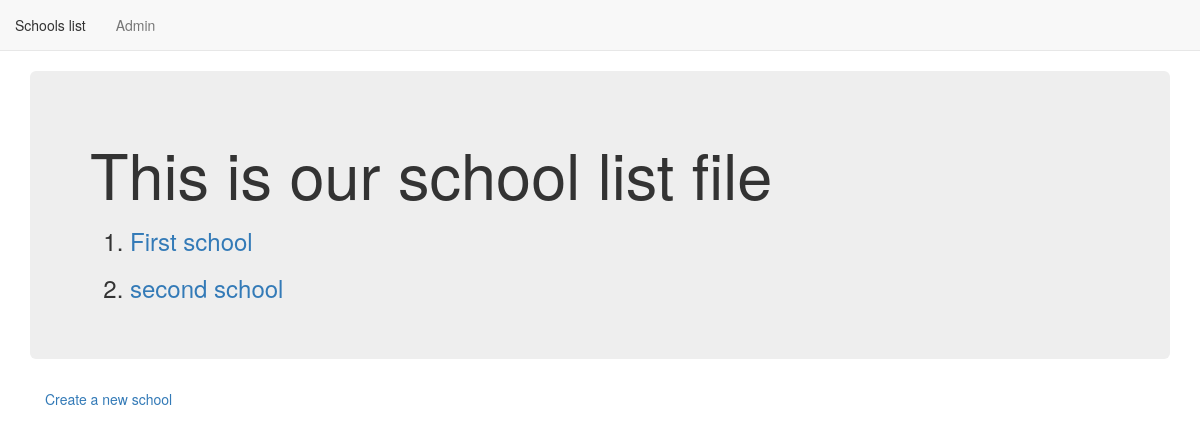
The app's page /basic_app/, older data.
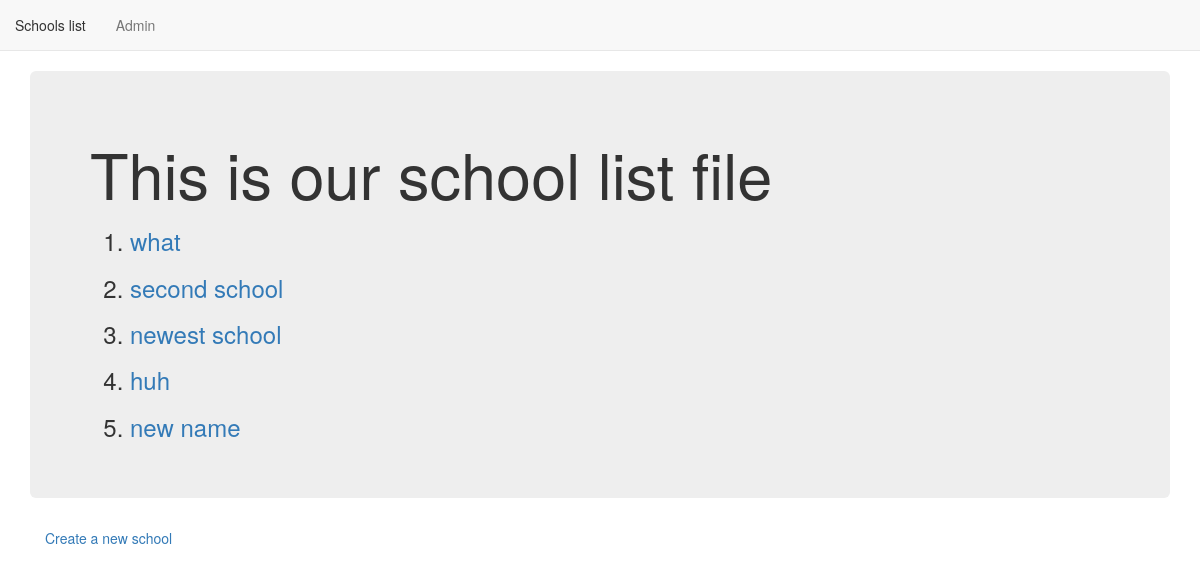
The same page, newer data.
### basic_app/models.py (models this page shows, shortened)
class School(models.Model):
    name = models.CharField(max_length=256)
    principal = models.CharField(max_length=256)
    location = models.CharField(max_length=256)

### basic_app/views.py (the view)
class SchoolListView(ListView):
    model = models.School

### basic_app/templates/basic_app/school_list.html
<!DOCTYPE html>
{% extends "basic_app/basic_app_base.html" %}
{% block body_block %}
  <div class="jumbotron">
    <h1>This is our school list file</h1>
      <ol>
        {% for school in school_list %}
          <h3><li><a href="{{school.id}}">{{school.name}}</a></li></h3>
        {% endfor %}
      </ol>
  </div>
  <div class="container">
    <p><a href="{% url 'basic_app:create' %}">Create a new school</a></p>
  </div>
{% endblock %}

### basic_app/templates/basic_app/basic_app_base.html (shortened to what this page needs)
<!DOCTYPE html>
<html>
  <head>
    <link rel="stylesheet" href="https://maxcdn.bootstrapcdn.com/bootstrap/3.3.7/css/bootstrap.min.css">
  </head>
  <body>
    <nav class="navbar navbar-default navbar-static-top">
      <ul class="nav navbar-nav">
        <li class='navbar-link'><a href="{% url 'basic_app:list' %}">Schools list</a></li>
        <li class='navbar-link'><a href="{% url 'admin:index' %}">Admin</a></li>
      </ul>
    </nav>
    <div class="container">
      {% block body_block %}
      {% endblock %}
    </div>
  </body>
</html>

Row changes from the older to the newer data that the page shows:
changed School: name "First school" → "what"
added School: name "newest school"
added School: name "huh"
added School: name "new name"
